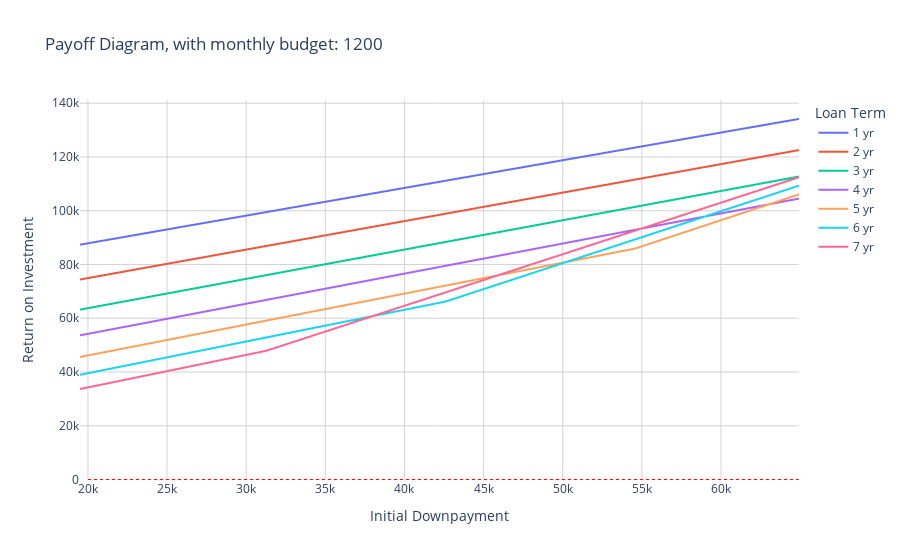

Source (notebook cell):
### Code cell
fig = px.line(payoffmonth_df_melt,x="Downpayment",y="value",color="variable",labels={
                     "Downpayment": "Initial Downpayment",
                     "value": "Return on Investment",
                     "variable": "Loan Term"
                 }, title="Payoff Diagram, with monthly budget: {}".format(month_cap))

fig.update_layout({"plot_bgcolor":"white"})
fig.update_xaxes(showgrid=True, gridwidth=1, gridcolor='lightgrey')
fig.update_yaxes(showgrid=True, gridwidth=1, gridcolor='lightgrey')
fig.add_shape(type="line",
    x0=20000, y0=0, x1=downpayment_list[-1], y1=0,
    line=dict(color="red",width=1,dash='dot')
)
fig.show()

### Figure 1 — Plotly figure (JSON) as saved in the notebook; plotly's stock layout.template omitted (floating-point values rounded to 4 significant figures; data arrays with more than 128 entries replaced by an {"elided": "..."} marker saying what was removed)
{"data": [{"hovertemplate": "Loan Term=1 yr<br>Initial Downpayment=%{x}<br>Return on Investment=%{y}<extra></extra>", "legendgroup": "1 yr", "line": {"color": "#636efa", "dash": "solid"}, "mode": "lines", "name": "1 yr", "showlegend": true, "type": "scattergl", "x": {"elided": "228 int values"}, "xaxis": "x", "y": {"elided": "228 float values"}, "yaxis": "y"}, {"hovertemplate": "Loan Term=2 yr<br>Initial Downpayment=%{x}<br>Return on Investment=%{y}<extra></extra>", "legendgroup": "2 yr", "line": {"color": "#EF553B", "dash": "solid"}, "mode": "lines", "name": "2 yr", "showlegend": true, "type": "scattergl", "x": {"elided": "228 int values"}, "xaxis": "x", "y": {"elided": "228 float values"}, "yaxis": "y"}, {"hovertemplate": "Loan Term=3 yr<br>Initial Downpayment=%{x}<br>Return on Investment=%{y}<extra></extra>", "legendgroup": "3 yr", "line": {"color": "#00cc96", "dash": "solid"}, "mode": "lines", "name": "3 yr", "showlegend": true, "type": "scattergl", "x": {"elided": "228 int values"}, "xaxis": "x", "y": {"elided": "228 float values"}, "yaxis": "y"}, {"hovertemplate": "Loan Term=4 yr<br>Initial Downpayment=%{x}<br>Return on Investment=%{y}<extra></extra>", "legendgroup": "4 yr", "line": {"color": "#ab63fa", "dash": "solid"}, "mode": "lines", "name": "4 yr", "showlegend": true, "type": "scattergl", "x": {"elided": "228 int values"}, "xaxis": "x", "y": {"elided": "228 float values"}, "yaxis": "y"}, {"hovertemplate": "Loan Term=5 yr<br>Initial Downpayment=%{x}<br>Return on Investment=%{y}<extra></extra>", "legendgroup": "5 yr", "line": {"color": "#FFA15A", "dash": "solid"}, "mode": "lines", "name": "5 yr", "showlegend": true, "type": "scattergl", "x": {"elided": "228 int values"}, "xaxis": "x", "y": {"elided": "228 float values"}, "yaxis": "y"}, {"hovertemplate": "Loan Term=6 yr<br>Initial Downpayment=%{x}<br>Return on Investment=%{y}<extra></extra>", "legendgroup": "6 yr", "line": {"color": "#19d3f3", "dash": "solid"}, "mode": "lines", "name": "6 yr", "showlegend": true, "type": "scattergl", "x": {"elided": "228 int values"}, "xaxis": "x", "y": {"elided": "228 float values"}, "yaxis": "y"}, {"hovertemplate": "Loan Term=7 yr<br>Initial Downpayment=%{x}<br>Return on Investment=%{y}<extra></extra>", "legendgroup": "7 yr", "line": {"color": "#FF6692", "dash": "solid"}, "mode": "lines", "name": "7 yr", "showlegend": true, "type": "scattergl", "x": {"elided": "228 int values"}, "xaxis": "x", "y": {"elided": "228 float values"}, "yaxis": "y"}], "layout": {"legend": {"title": {"text": "Loan Term"}, "tracegroupgap": 0}, "plot_bgcolor": "white", "shapes": [{"line": {"color": "red", "dash": "dot", "width": 1}, "type": "line", "x0": 20000, "x1": 64899, "y0": 0, "y1": 0}], "title": {"text": "Payoff Diagram, with monthly budget: 1200"}, "xaxis": {"anchor": "y", "domain": [0, 1], "gridcolor": "lightgrey", "gridwidth": 1, "showgrid": true, "title": {"text": "Initial Downpayment"}}, "yaxis": {"anchor": "x", "domain": [0, 1], "gridcolor": "lightgrey", "gridwidth": 1, "showgrid": true, "title": {"text": "Return on Investment"}}}}
